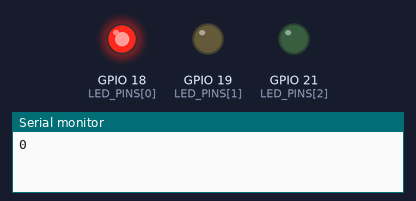
The sketch below on a simulated ESP32. Shown: output pins drawn as LEDs (lit = HIGH), the last lines printed to the serial monitor.

Above: at 0.15 s.
At 1.35 s:
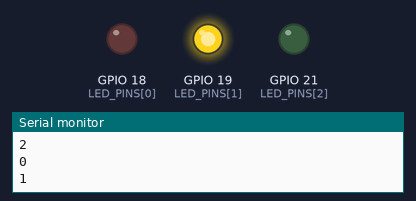
At 2.55 s:
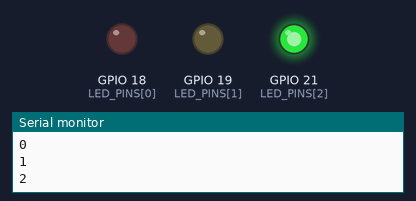
Timing chart, 0 to 3.0 s (numbered marks = the images above):
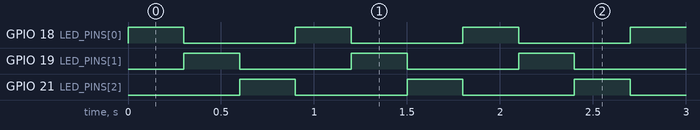

Measured:
- by itself, GPIO 18 (LED_PINS[0]), GPIO 19 (LED_PINS[1]), GPIO 21 (LED_PINS[2]): alternates HIGH for 0.30 s and LOW for 0.60 s
- by itself, everything shown: repeats every 0.90 s, in 3 steps

The sketch:

cpp.ino
```cpp
#include <Arduino.h>

const int LED_PINS[] = {18, 19, 21};
const int LED_COUNT = 3;
const unsigned long STEP_MS = 300;

void showOnly(int selected) {
  // Prima spegne tutti: evita sovrapposizioni nel cambio di fase.
  for (int i = 0; i < LED_COUNT; i++) {
    digitalWrite(LED_PINS[i], LOW);
  }
  digitalWrite(LED_PINS[selected], HIGH);
}

void setup() {
  Serial.begin(115200);
  for (int i = 0; i < LED_COUNT; i++) {
    pinMode(LED_PINS[i], OUTPUT);
    digitalWrite(LED_PINS[i], LOW);
  }
}

void loop() {
  for (int i = 0; i < LED_COUNT; i++) {
    showOnly(i);
    Serial.println(i);
    delay(STEP_MS);
  }
}
```
